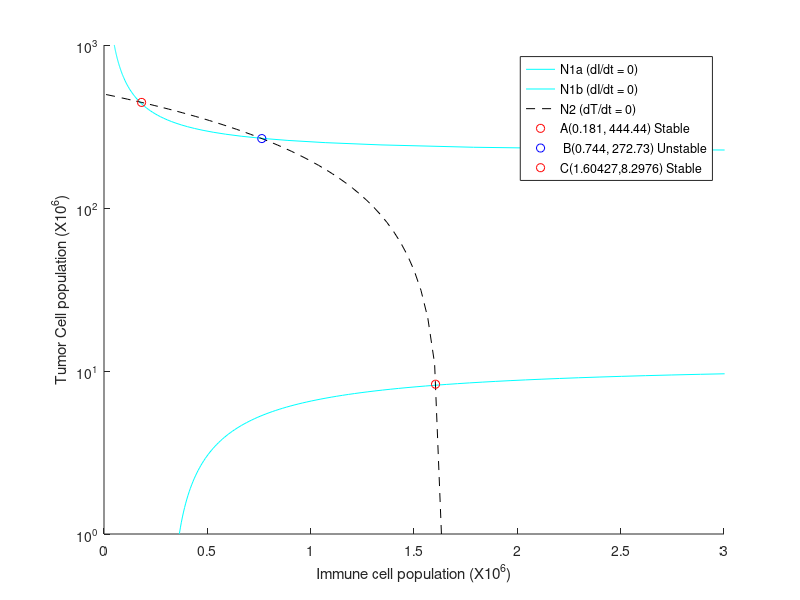

The MATLAB script that drew this image: (Note: this script raises an error after producing the figure.)
% Tumor model

clear all
clc
clf
close all

%input parameter values
s = 0.1181;         % Constant immune cells source rate (#cells/day)
sigma = 20.19;      % Immune threshold rate
ro = 1.131;         % Tumor recruitment rate of immune cells (1/day) 
c1 = 0.00311;       % Tumor deactivation rate of immune cells (1/cell*day)
d1 = 0.3743;        % Natural death rate of immune cells (1/day)
a = 1.636;          % Intrinsic tumor growth rate (1/day)
b = 0.002;          % Inverse carrying capacity of tumor population (#cells)
c2 = 1;             % Immune kill rate of tumor cells (1/cell*day)


% Plotting Nullclines and indicating fixed points

T1 = linspace(212,1000,100);
T2 = linspace(1,10,100);
T3 = linspace(1,1000,100);


%  Nullclines
Nullcline1a = s.*(sigma + T1)./((c1.*T1 + d1).*(sigma + T1)-ro.*T1); %dI/dt = 0
Nullcline1b = s.*(sigma + T2)./((c1.*T2 + d1).*(sigma + T2)-ro.*T2); %dI/dt = 0
Nullcline2= (a.*(1-b.*T3))./c2 ; %dT/dt = 0

hold on

plot(Nullcline1a, T1,'c');
plot(Nullcline1b, T2,'c');
xlim([0 3]); 
 ylim([0 1000]);
 
 plot(Nullcline2, T3,'k--'); 
 set(gca, 'YScale', 'log'); %log scale for tumor axis
 set(gca, 'XScale', 'linear'); %linear scale for immune axis


%  fixed points indicated as 'o'
plot (0.181778,444.444444444444, 'ro'); 
plot(0.763467,266.667, 'bo');
plot(1.60427,8.2976, 'ro');

% % labeling and legend
xlabel('Immune cell population (X10^6)');
ylabel('Tumor Cell population (X10^6)');
lgd = legend('N1a (dI/dt = 0)', 'N1b (dI/dt = 0)', 'N2 (dT/dt = 0)', 'A(0.181, 444.44) Stable', ' B(0.744, 272.73) Unstable', 'C(1.60427,8.2976) Stable','I vs T');
lgd.FontSize = 5;
title('Nullclines and Trajectory cell growth');    

N10 = linspace(0.00001,0.1,2);      % Initial Immune cell population
N20 = linspace(0.1,15,2);         % Initial tumor cell population - tumor burden (x10^6)

tend = 90;         % Simulation length (days)
%sweeping through initial cell populations for immune and tumor
for i = 1:length(N20)
    for j = 1:length(N10)
        N0=[N10(j) N20(i)];

        [t,N] = ode45('TUMOR_ODE',[0 tend],N0,[],s,d1,a,b,c1,c2,sigma,ro); 
         plot(N(:,1), N(:,2)); %plots immune vs tumor
    end
end
hold off

%Population growth plots
figure
subplot(3,1,1)
plot(t,N(:,1));
    xlabel('time')
    ylabel('Immune cells (X10^6)')
xlim([0 90]);

subplot(3,1,2)

plot(t,N(:,2),'m');
    xlabel('time')
    ylabel('tumor cells (X10^6)')
 xlim([0 90]);

 subplot(3,1,3)
plot(N(:,1),N(:,2),'r');
    xlabel('Immune cells (X10^6)')
    ylabel('Tumor cells (X10^6)')

    %Jacobian matrix and eigen values calculation.

%Fixed points values (I,T)
I_eig = 0.181778;
T_eig = 444.44444; ;

%I_eig = 1.60427;
%T_eig = 8.2976;

%I_eig = 0.763467;
%T_eig = 266.667; 

%I_eig = 1.60427
%T_eig = 7.95588


%Jacobian matrix [dI/dI, dI/dT; dT/dI, dT/dT] 
Jac = [1.131*T_eig/(20.19+T_eig)-0.00311*T_eig-0.3743, 1.131*I_eig/(20.19+T_eig) - (20.19+T_eig)^(-2) - 0.00311*I_eig; -T_eig, 1.636-0.014544*T_eig-I_eig];

lamda = eig(Jac); %lamda(1,2)<0 stable, lamda(1,2)>0 unstable

 


